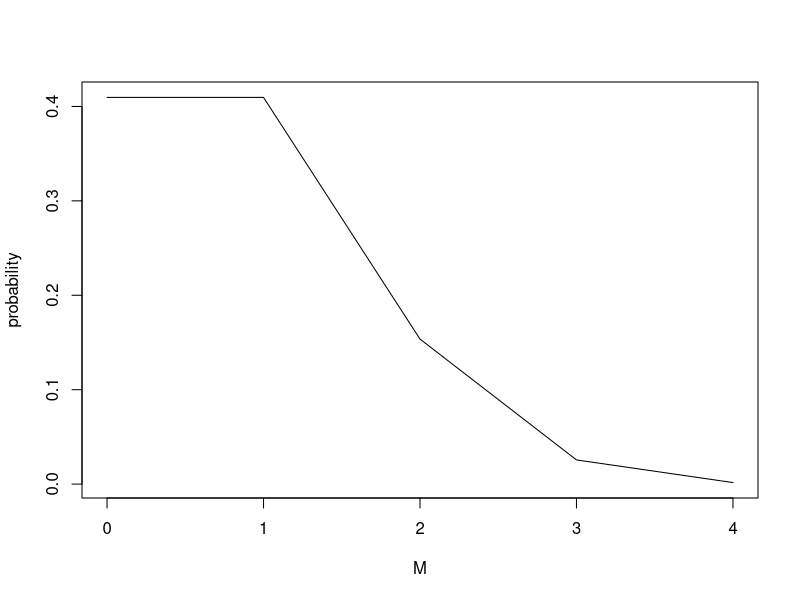
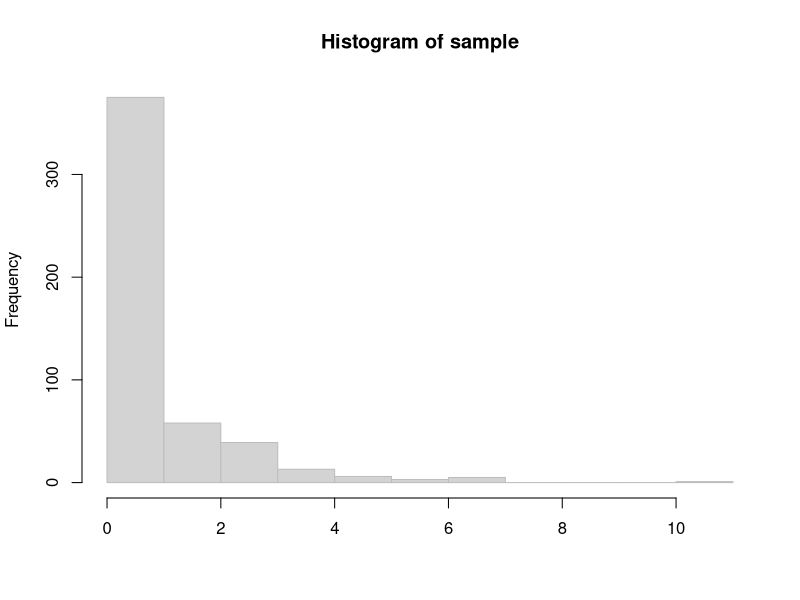
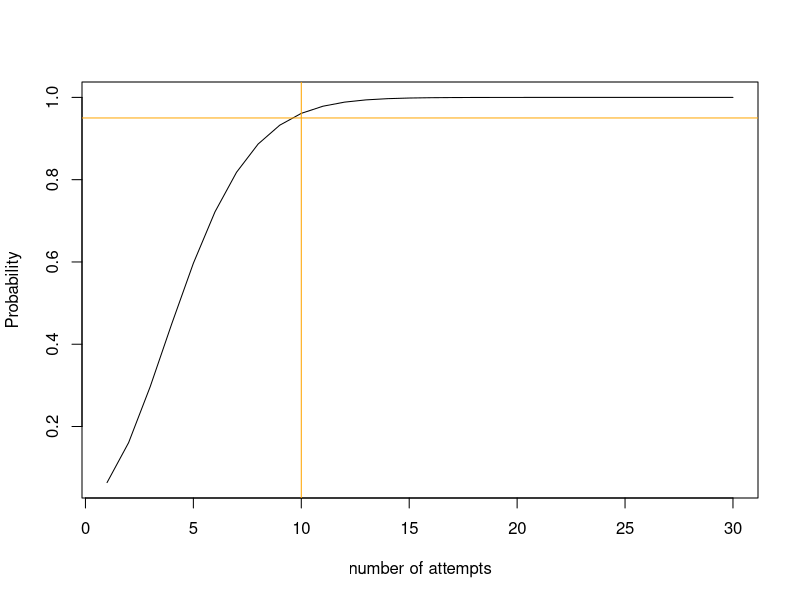
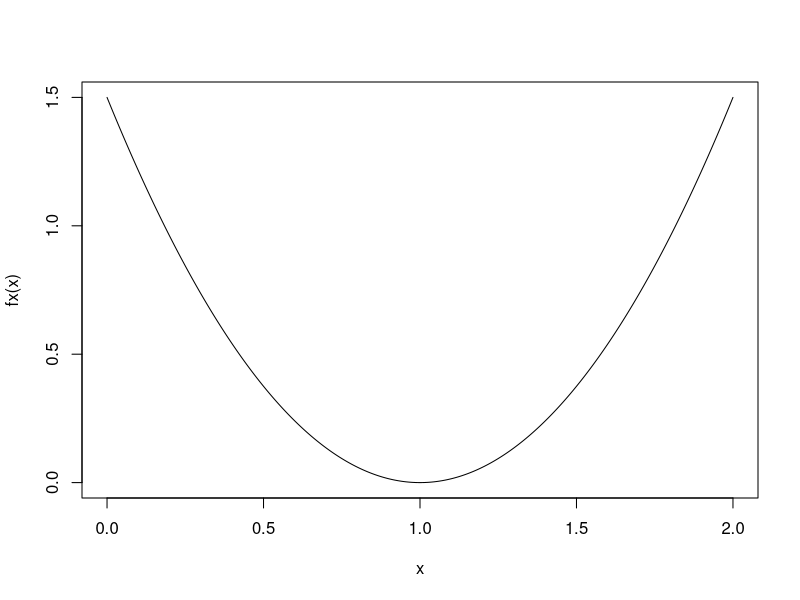

Reproduce these figures in R, in order.
## ---- chunk 1
d= dbinom(c(0:4),4,0.2)
d
plot(0:4,d, type= 'l', xlab= 'M', ylab= 'probability')
## ---- chunk 2
E= d*c(0:4)
sum(E)
## ---- chunk 3
n= 4
p= 0.2
q= 0.8
V= n*p*q
V
## ---- chunk 4
1-(dbinom(0,4,0.2)+dbinom(1,4,0.2))
## ---- chunk 5
p= 0.471
q= 0.529
q* q* p
## ---- chunk 6
p* p* p
## ---- chunk 7
p= 0.471

mu= 1/p
mu

VarX= (1-p)/(p^2)
VarX

stdeviation= sqrt(VarX)
stdeviation
## ---- chunk 8
sample <- rgeom(500, 0.471)
hist(sample, col='light grey', border='grey', xlab = '')
## ---- chunk 9
p= 0.3

mu= 1/p
mu

VarX= (1-p)/(p^2)
VarX

stdeviation= sqrt(VarX)
stdeviation
## ---- chunk 10
p= 0.15
q= 0.85
choose(9,2)* (0.15^3)* (0.85^7)
## ---- chunk 11
pnbinom(3,12, 0.7, lower.tail = TRUE)
## ---- chunk 12
cdf= pnbinom(1:30, 12, 0.7, lower.tail = TRUE)
plot(cdf, type= 'l', xlab= 'number of attempts', ylab= 'Probability')
abline(h= .95, v= 10, col= "orange")
## ---- chunk 13
sqrt(75)
## ---- chunk 14
dpois(60, 75)
ppois(60, 75)
## ---- chunk 15
dpois(70, 75)
## ---- chunk 16
fx<- function(x){
  1.5*((x-1)^2)
}

cdf= integrate(fx, lower = 0, upper = 2)
curve(fx, 0, 2, 1000)

#Mean of X, 
#It is clear from the plot above that the curve is symmetric around x=1 and hence the mean should be 1.

fx1= function(x){
  1.5*x*(x-1)^2
}
m= integrate(fx1, lower= 0, upper= 2)
m$value

#Variance of X,
fx2= function(x){
  1.5*x*x*(x-1)^2
}
z=integrate(fx2, 0, 2)
var= z$value-m$value
var
